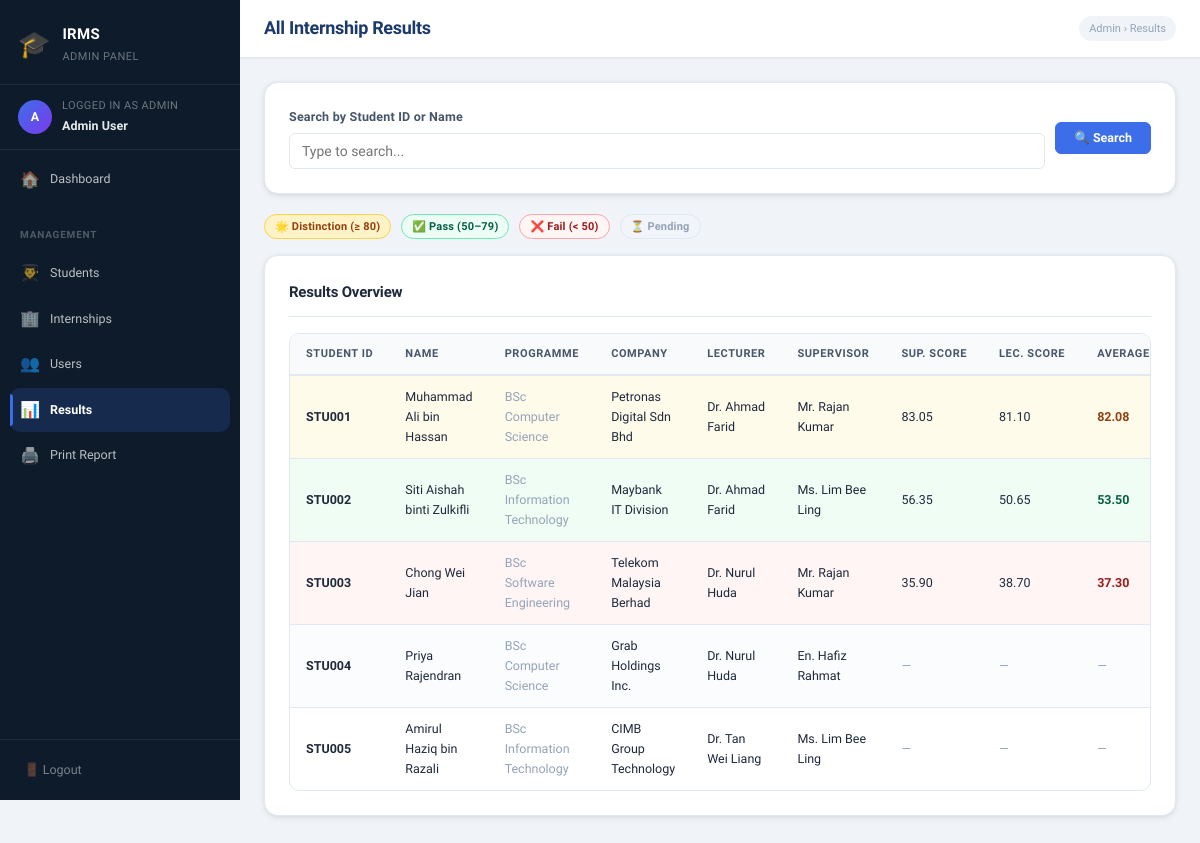
Page /admin/results.php (signed in) on the earlier database version.
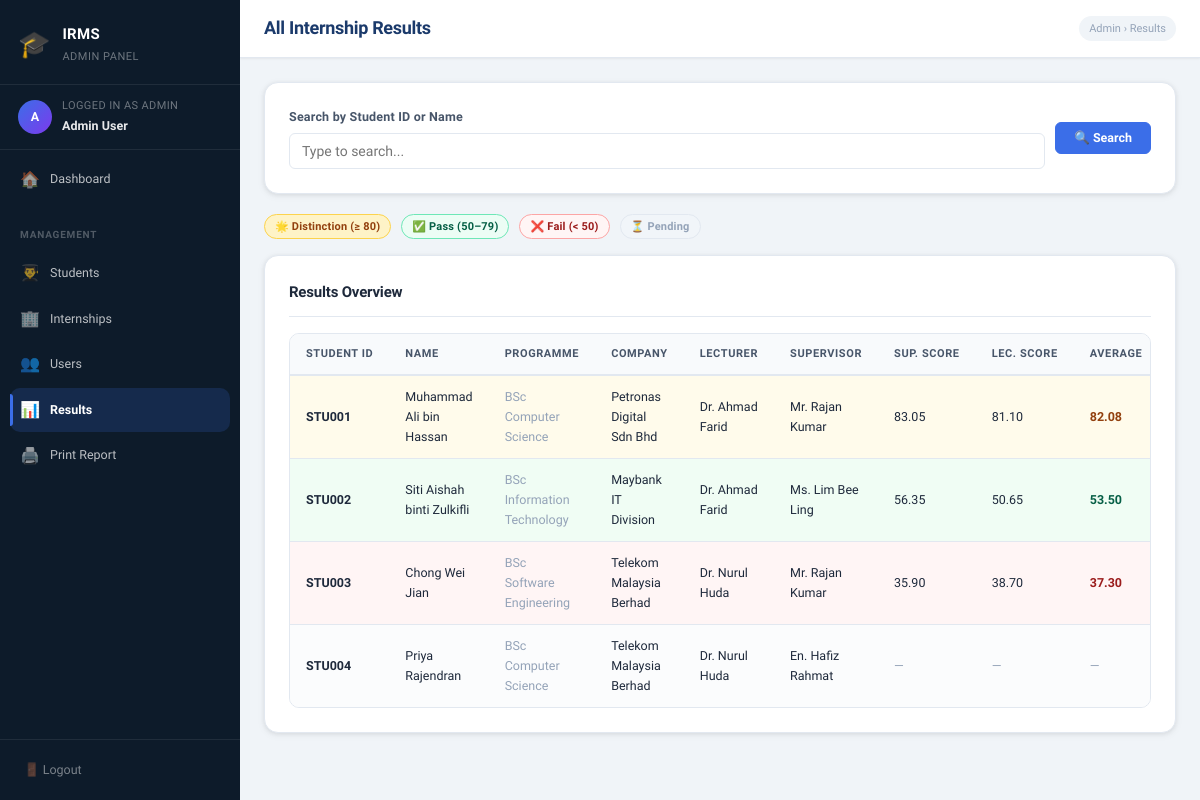
Same page on the later database version.
### tables this page shows
CREATE TABLE `internship` (
  `internship_id` int NOT NULL,
  `student_id` varchar(20) NOT NULL,
  `lecturer_id` varchar(20) DEFAULT NULL,
  `supervisor_id` varchar(20) DEFAULT NULL,
  `company_id` int DEFAULT NULL,
  `s_marks_id` int DEFAULT NULL,
  `l_marks_id` int DEFAULT NULL,
  `duration` int DEFAULT NULL,
  `average_marks` decimal(6,2) DEFAULT NULL
);

CREATE TABLE `student` (
  `student_id` varchar(20) NOT NULL,
  `student_name` varchar(100) NOT NULL,
  `student_password` varchar(100) NOT NULL,
  `student_email` varchar(100) DEFAULT NULL,
  `programme` varchar(100) DEFAULT NULL
);

CREATE TABLE `company` (
  `company_id` int NOT NULL,
  `company_name` varchar(150) NOT NULL
);

CREATE TABLE `lecturer` (
  `lecturer_id` varchar(20) NOT NULL,
  `lecturer_name` varchar(100) NOT NULL,
  `lecturer_email` varchar(100) DEFAULT NULL,
  `lecturer_password` varchar(100) NOT NULL
);

CREATE TABLE `supervisor` (
  `supervisor_id` varchar(20) NOT NULL,
  `supervisor_name` varchar(100) NOT NULL,
  `supervisor_email` varchar(100) DEFAULT NULL,
  `supervisor_password` varchar(100) NOT NULL,
  `company_id` int DEFAULT NULL
);

### admin/results.php (the view, shortened to what this page needs)
<?php
require_once "../connection.php";
include "header.php";
$searchTerm = isset($_GET['search']) ? mysqli_real_escape_string($conn, trim($_GET['search'])) : '';
$whereClause = '';
$sql = "SELECT i.internship_id, i.average_marks, i.s_marks_id, i.l_marks_id,
               s.student_id, s.student_name, s.programme,
               c.company_name, l.lecturer_name, sv.supervisor_name
        FROM internship i
        LEFT JOIN student    s  ON i.student_id    = s.student_id
        LEFT JOIN company    c  ON i.company_id    = c.company_id
        LEFT JOIN lecturer   l  ON i.lecturer_id   = l.lecturer_id
        LEFT JOIN supervisor sv ON i.supervisor_id = sv.supervisor_id
        $whereClause
        ORDER BY i.internship_id";
$results = mysqli_query($conn, $sql);
?>
<div class="topbar">
    <h1>All Internship Results</h1>
    <span class="breadcrumb">Admin &rsaquo; Results</span>
</div>
<div class="page-body">
<div class="card">
    <form method="GET" class="flex-gap">
        <div class="form-group mb-0" style="flex:1">
            <label>Search by Student ID or Name</label>
            <input type="text" name="search" value="<?= htmlspecialchars($searchTerm) ?>" placeholder="Type to search...">
        </div>
        <div style="display:flex;gap:8px;align-items:flex-end;">
            <button type="submit" class="btn btn-primary">🔍 Search</button>
        </div>
    </form>
</div>
<div style="display:flex; gap:10px; margin-bottom:16px; flex-wrap:wrap; align-items:center;">
    <span class="badge badge-distinction">🌟 Distinction (≥ 80)</span>
    <span class="badge badge-pass">✅ Pass (50–79)</span>
    <span class="badge badge-fail">❌ Fail (&lt; 50)</span>
    <span class="badge badge-pending">⏳ Pending</span>
</div>
<div class="card">
    <div class="card-title">Results Overview</div>
    <div class="table-wrap">
    <table id="mainTable">
        <thead>
            <tr>
                <th>Student ID</th>
                <th>Name</th>
                <th>Programme</th>
                <th>Company</th>
                <th>Lecturer</th>
                <th>Supervisor</th>
                <th>Sup. Score</th>
                <th>Lec. Score</th>
                <th>Average</th>
            </tr>
        </thead>
        <tbody>
        <?php while ($row = mysqli_fetch_assoc($results)):
            $avg = $row['average_marks'];
            $sup_total = null;
            if ($row['s_marks_id']) {
                $smid = (int)$row['s_marks_id'];
                $stRes = mysqli_query($conn, "SELECT SUM(total_marks) as st FROM supervisor_marks WHERE s_marks_id=$smid");
                $stRow = mysqli_fetch_assoc($stRes);
                $sup_total = $stRow['st'];
            }
            $lec_total = null;
            if ($row['l_marks_id']) {
                $lmid = (int)$row['l_marks_id'];
                $ltRes = mysqli_query($conn, "SELECT SUM(total_marks) as lt FROM lecturer_marks WHERE l_marks_id=$lmid");
                $ltRow = mysqli_fetch_assoc($ltRes);
                $lec_total = $ltRow['lt'];
            }
            $rowClass = 'result-row';
            if ($avg !== null) {
                if ($avg >= 80) {
                    $rowClass .= ' row-distinction';
                } elseif ($avg >= 50) {
                    $rowClass .= ' row-pass';
                } else {
                    $rowClass .= ' row-fail';
                }
            }
        ?>
        <tr class="<?= $rowClass ?>">
            <td><strong><?= htmlspecialchars($row['student_id']) ?></strong></td>
            <td><?= htmlspecialchars($row['student_name']) ?></td>
            <td><span class="text-muted"><?= htmlspecialchars($row['programme']) ?></span></td>
            <td><?= htmlspecialchars($row['company_name'] ?? '—') ?></td>
            <td><?= htmlspecialchars($row['lecturer_name'] ?? '—') ?></td>
            <td><?= htmlspecialchars($row['supervisor_name'] ?? '—') ?></td>
            <td><?= $sup_total !== null ? number_format($sup_total,2) : '<span class="text-muted">—</span>' ?></td>
            <td><?= $lec_total !== null ? number_format($lec_total,2) : '<span class="text-muted">—</span>' ?></td>
            <td class="mark-value">
                <?php if ($avg !== null): ?>
                    <strong><?= number_format($avg,2) ?></strong>
                <?php else: ?>
                    <span class="text-muted">—</span>
                <?php endif; ?>
            </td>
        </tr>
        <?php endwhile; ?>
        </tbody>
    </table>
    </div>
</div>
</div>
<?php include "footer.php"; ?>

### admin/header.php (shortened to what this page needs)
<?php
$initials = strtoupper(substr($_SESSION['name'], 0, 1));
?>
<!DOCTYPE html>
<html lang="en">
<head>
    <link rel="stylesheet" href="../style.css">
</head>
<body>
<div class="layout">
<aside class="sidebar">
    <div class="sidebar-brand">
        <div class="brand-icon">🎓</div>
        <div class="brand-text">
            <h2>IRMS</h2>
            <p>Admin Panel</p>
        </div>
    </div>
    <div class="sidebar-user">
        <div class="avatar"><?= htmlspecialchars($initials) ?></div>
        <div class="user-info">
            <span>Logged in as Admin</span>
            <strong><?= htmlspecialchars($_SESSION['name']) ?></strong>
        </div>
    </div>
    <nav>
        <a href="dashboard.php" class="<?= basename($_SERVER['PHP_SELF'])=='dashboard.php' ? 'active' : '' ?>">
            <span class="nav-icon">🏠</span> Dashboard
        </a>
        <div class="nav-section-label" style="margin-top:12px;">Management</div>
        <a href="students.php" class="<?= basename($_SERVER['PHP_SELF'])=='students.php' ? 'active' : '' ?>">
            <span class="nav-icon">👨‍🎓</span> Students
        </a>
        <a href="internships.php" class="<?= basename($_SERVER['PHP_SELF'])=='internships.php' ? 'active' : '' ?>">
            <span class="nav-icon">🏢</span> Internships
        </a>
        <a href="users.php" class="<?= basename($_SERVER['PHP_SELF'])=='users.php' ? 'active' : '' ?>">
            <span class="nav-icon">👥</span> Users
        </a>
        <a href="results.php" class="<?= basename($_SERVER['PHP_SELF'])=='results.php' ? 'active' : '' ?>">
            <span class="nav-icon">📊</span> Results
        </a>
        <a href="print_report.php" class="<?= basename($_SERVER['PHP_SELF'])=='print_report.php' ? 'active' : '' ?>">
            <span class="nav-icon">🖨️</span> Print Report
        </a>
    </nav>
    <div class="sidebar-footer">
        <a href="../logout.php">🚪 Logout</a>
    </div>
</aside>
<div class="main-content">

### admin/footer.php (shortened to what this page needs)
</div>
</div>
</body>
</html>

Differences in the rows shown:
removed internship: student.student_id "STU005", student.student_name "Amirul Haziq bin Razali", student.programme "BSc Information Technology", company.company_name "CIMB Group Technology", lecturer.lecturer_name "Dr. Tan Wei Liang", supervisor.supervisor_name "Ms. Lim Bee Ling"
changed internship "STU004": company.company_name "Grab Holdings Inc." → "Telekom Malaysia Berhad"
